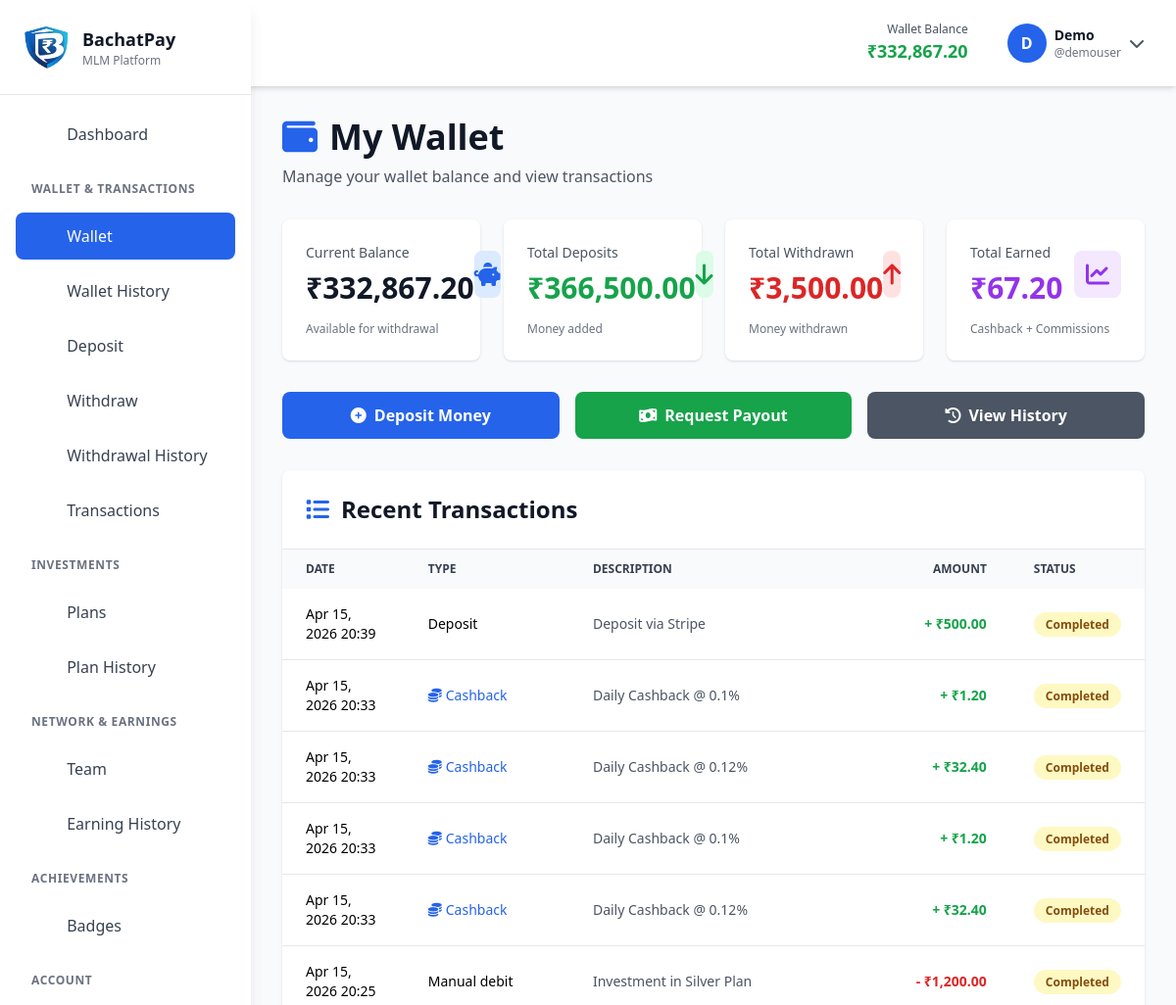
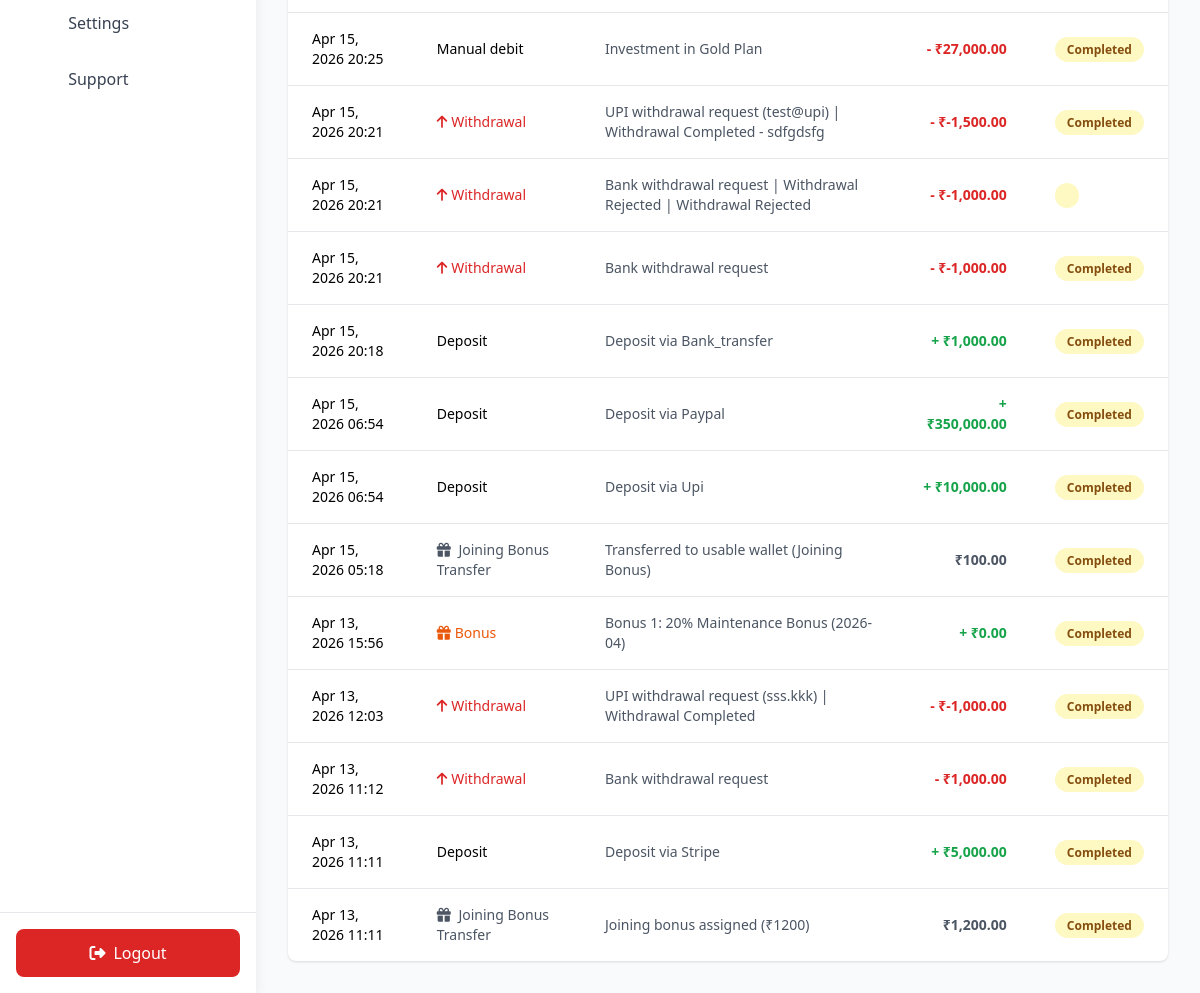
Screenshot of /wallet.php (signed in) with the database file from the repository (2 pictures, top to bottom).
### tables this page shows
CREATE TABLE `users` (
  `user_id` int(11) NOT NULL,
  `username` varchar(50) NOT NULL,
  `email` varchar(100) NOT NULL,
  `password` varchar(255) NOT NULL,
  `sponsor_id` int(11) DEFAULT NULL,
  `first_name` varchar(50) DEFAULT NULL,
  `last_name` varchar(50) DEFAULT NULL,
  `phone` varchar(15) DEFAULT NULL,
  `city` varchar(50) DEFAULT NULL,
  `state` varchar(50) DEFAULT NULL,
  `bank_account` varchar(20) DEFAULT NULL,
  `bank_name` varchar(100) DEFAULT NULL,
  `ifsc_code` varchar(20) DEFAULT NULL,
  `wallet_balance` decimal(15,2) DEFAULT 0.00,
  `total_cashback_earned` decimal(15,2) DEFAULT 0.00,
  `total_commission_earned` decimal(15,2) DEFAULT 0.00,
  `total_downline_business` decimal(15,2) DEFAULT 0.00,
  `active_investment` decimal(15,2) DEFAULT 0.00,
  `registration_date` timestamp NOT NULL DEFAULT current_timestamp(),
  `last_login` datetime DEFAULT NULL,
  `status` enum('active','inactive','suspended') DEFAULT 'active',
  `role` enum('user','admin') DEFAULT 'user',
  `reset_token` varchar(255) DEFAULT NULL,
  `reset_expires` datetime DEFAULT NULL
);

CREATE TABLE `transactions` (
  `transaction_id` int(11) NOT NULL,
  `user_id` int(11) NOT NULL,
  `transaction_type` varchar(100) NOT NULL,
  `amount` decimal(15,2) NOT NULL,
  `wallet_balance` decimal(15,2) NOT NULL,
  `description` varchar(255) DEFAULT NULL,
  `status` enum('pending','completed','cancelled') DEFAULT 'completed',
  `related_user_id` int(11) DEFAULT NULL COMMENT 'For commission: who generated the income',
  `transaction_date` timestamp NOT NULL DEFAULT current_timestamp(),
  `type` enum('daily_cashback','bonus_1','bonus_2','level_commission','withdrawal','manual_credit','manual_debit','deposit','investment','cashback','commission','bonus','roi') DEFAULT NULL COMMENT 'Legacy field'
);

### wallet.php (the view, shortened to what the rows shown need)
<?php
require_once __DIR__ . '/includes/config.php';
require_once __DIR__ . '/includes/db.php';
require_once __DIR__ . '/includes/functions.php';
$user = getCurrentUser();
$stmt = $pdo->prepare('
    SELECT
        wallet_balance,
        total_cashback_earned,
        total_commission_earned,
        (SELECT COALESCE(SUM(amount), 0) FROM deposits WHERE user_id = ? AND status = "completed") as total_deposits,
        (SELECT COALESCE(SUM(amount), 0) FROM withdrawal_requests WHERE user_id = ? AND status = "completed") as total_withdrawn
    FROM users WHERE user_id = ?
');
$stmt->execute([$user['user_id'], $user['user_id'], $user['user_id']]);
$wallet = $stmt->fetch();
$stmt = $pdo->prepare('
    SELECT * FROM transactions
    WHERE user_id = ?
    ORDER BY transaction_date DESC
    LIMIT 20
');
$stmt->execute([$user['user_id']]);
$transactions = $stmt->fetchAll();
?>
<!DOCTYPE html>
<html lang="en">
<head>
    <script src="https://cdn.tailwindcss.com"></script>
    <link rel="stylesheet" href="https://cdnjs.cloudflare.com/ajax/libs/font-awesome/6.4.0/css/all.min.css">
</head>
<body class="bg-gray-50">
    <?php require_once __DIR__ . '/includes/navbar.php'; ?>
    <div class="lg:ml-64 px-4 sm:px-6 lg:px-8 py-8">
        <div class="mb-8">
            <h1 class="text-4xl font-bold text-gray-900 mb-2">
                <i class="fas fa-wallet text-blue-600 mr-3"></i>My Wallet
            </h1>
        </div>
        <div class="grid grid-cols-1 md:grid-cols-2 lg:grid-cols-4 gap-6 mb-8">
            <div class="bg-white rounded-lg shadow p-6 wallet-card">
                <div class="flex items-center justify-between">
                    <div>
                        <p class="text-gray-600 text-sm">Current Balance</p>
                        <p class="text-3xl font-bold text-gray-900 mt-2">
                            <?php echo formatCurrency($wallet['wallet_balance']); ?>
                        </p>
                    </div>
                </div>
            </div>
            <div class="bg-white rounded-lg shadow p-6 wallet-card">
                <div class="flex items-center justify-between">
                    <div>
                        <p class="text-gray-600 text-sm">Total Earned</p>
                        <p class="text-3xl font-bold text-purple-600 mt-2">
                            <?php echo formatCurrency($wallet['total_cashback_earned'] + $wallet['total_commission_earned']); ?>
                        </p>
                    </div>
                </div>
            </div>
        </div>
        <div class="bg-white rounded-lg shadow">
            <div class="p-6 border-b border-gray-200">
                <h2 class="text-2xl font-bold text-gray-900">
                    <i class="fas fa-list mr-3 text-blue-600"></i>Recent Transactions
                </h2>
            </div>
            <div class="overflow-x-auto">
                <table class="w-full text-sm">
                    <thead class="bg-gray-50">
                        <tr>
                            <th class="px-6 py-3 text-left text-xs font-semibold text-gray-700 uppercase">Date</th>
                            <th class="px-6 py-3 text-left text-xs font-semibold text-gray-700 uppercase">Type</th>
                            <th class="px-6 py-3 text-left text-xs font-semibold text-gray-700 uppercase">Description</th>
                            <th class="px-6 py-3 text-right text-xs font-semibold text-gray-700 uppercase">Amount</th>
                            <th class="px-6 py-3 text-left text-xs font-semibold text-gray-700 uppercase">Status</th>
                        </tr>
                    </thead>
                    <tbody class="divide-y divide-gray-200">
                        <?php foreach ($transactions as $txn):
                            $type = $txn['transaction_type'] ?? '';
                            $status = $txn['status'] ?? 'completed';
                            $isDebit = strpos($type, 'withdrawal') !== false || strpos($type, 'debit') !== false;
                            $statusColor = $status === 'credited' ? 'bg-green-100 text-green-800' :
                                        ($status === 'debited' ? 'bg-red-100 text-red-800' : 'bg-yellow-100 text-yellow-800');
                        ?>
                        <tr class="hover:bg-gray-50">
                            <td class="px-6 py-4"><?php echo !empty($txn['transaction_date']) ? date('M d, Y H:i', strtotime($txn['transaction_date'])) : 'N/A'; ?></td>
                            <td class="px-6 py-4 font-medium">
                                <?php
                                $isJoiningBonus = in_array($type, ['joining_bonus', 'joining_bonus_added']);
                                ?>
                                <?php if ($isJoiningBonus): ?>
                                    <span class="text-gray-600">
                                        <i class="fas fa-gift mr-1"></i>
                                        <?php echo $type === 'joining_bonus_added' ? 'Joining Bonus Assigned' : 'Joining Bonus Transfer'; ?>
                                    </span>
                                <?php elseif (strpos($type, 'cashback') !== false): ?>
                                    <span class="text-blue-600"><i class="fas fa-coins mr-1"></i>Cashback</span>
                                <?php elseif (strpos($type, 'commission') !== false): ?>
                                    <span class="text-purple-600"><i class="fas fa-sitemap mr-1"></i>Commission</span>
                                <?php elseif (strpos($type, 'bonus') !== false): ?>
                                    <span class="text-orange-600"><i class="fas fa-gift mr-1"></i>Bonus</span>
                                <?php elseif ($type == 'withdrawal'): ?>
                                    <span class="text-red-600"><i class="fas fa-arrow-up mr-1"></i>Withdrawal</span>
                                <?php else: ?>
                                    <span><?php echo ucfirst(str_replace('_', ' ', $type)); ?></span>
                                <?php endif; ?>
                            </td>
                            <td class="px-6 py-4 text-gray-600"><?php echo htmlspecialchars($txn['description'] ?? 'N/A'); ?></td>
                            <td class="px-6 py-4 text-right font-semibold
                            <?php
                            if ($isJoiningBonus) {
                                echo 'text-gray-600';
                            } else {
                                echo $isDebit ? 'text-red-600' : 'text-green-600';
                            }
                            ?>">
                                <?php
                                if ($isJoiningBonus) {
                                    echo '';
                                } else {
                                    echo $isDebit ? '-' : '+';
                                }
                                ?>
                                <?php echo formatCurrency($txn['amount'] ?? 0); ?>
                            </td>
                            <td class="px-6 py-4">
                                <span class="px-3 py-1 rounded-full text-xs font-semibold <?php echo $statusColor; ?>">
                                    <?php echo ucfirst($status); ?>
                                </span>
                            </td>
                        </tr>
                        <?php endforeach; ?>
                    </tbody>
                </table>
            </div>
        </div>
    </div>
</body>
</html>

### includes/navbar.php (shortened to what the rows shown need)
<div id="sidebar" class="fixed left-0 top-0 h-screen w-64 bg-white shadow-lg z-50 transform -translate-x-full lg:translate-x-0 transition-transform duration-300">
    <div class="p-6 border-b">
        <div class="flex items-center space-x-3">
            <div>
                <h1 class="text-lg font-bold text-gray-900">BachatPay</h1>
            </div>
        </div>
    </div>
</div>
<nav class="bg-white shadow-md sticky top-0 z-30">
    <div class="p-4 flex justify-between items-center">
        <div class="flex items-center space-x-4">
            <div class="hidden sm:block">
                <h2 class="text-sm font-bold text-gray-900">Dashboard</h2>
            </div>
        </div>
        <div class="flex items-center space-x-6">
            <div class="hidden md:block text-right">
                <p class="text-xs text-gray-600">Wallet Balance</p>
                <p class="text-lg font-bold text-green-600"><?php echo formatCurrency($user['wallet_balance'] ?? 0); ?></p>
            </div>
            <div class="relative group">
                <button class="flex items-center space-x-2 px-4 py-2 rounded-lg hover:bg-gray-100 transition">
                    <div class="w-10 h-10 bg-blue-600 text-white rounded-full flex items-center justify-center font-bold">
                        <?php echo strtoupper(substr($user['username'] ?? 'U', 0, 1)); ?>
                    </div>
                    <div class="hidden sm:block text-left">
                        <p class="text-sm font-bold text-gray-900"><?php echo htmlspecialchars($user['first_name'] ?? $user['username'] ?? 'User'); ?></p>
                        <p class="text-xs text-gray-500">@<?php echo htmlspecialchars($user['username'] ?? 'user'); ?></p>
                    </div>
                    <i class="fas fa-chevron-down text-gray-600"></i>
                </button>
            </div>
        </div>
    </div>
</nav>

### rows the page displays
users: wallet_balance "₹332,867.20", username "D", first_name "Demo", username "demouser", formatCurrency($wallet['total_cashback_earned'] + $wallet['total_commission_earned']) "₹67.20"
transactions: transaction_date "Apr 15, 2026 20:39", transaction_type "Deposit", description "Deposit via Stripe", amount "₹500.00", status "Completed"
transactions: transaction_date "Apr 15, 2026 20:33", transaction_type "daily_cashback" (drawn), description "Daily Cashback @ 0.1%", amount "₹1.20", status "Completed"
transactions: transaction_date "Apr 15, 2026 20:33", transaction_type "daily_cashback" (drawn), description "Daily Cashback @ 0.12%", amount "₹32.40", status "Completed"
transactions: transaction_date "Apr 15, 2026 20:33", transaction_type "daily_cashback" (drawn), description "Daily Cashback @ 0.1%", amount "₹1.20", status "Completed"
transactions: transaction_date "Apr 15, 2026 20:33", transaction_type "daily_cashback" (drawn), description "Daily Cashback @ 0.12%", amount "₹32.40", status "Completed"
transactions: transaction_date "Apr 15, 2026 20:25", transaction_type "Manual debit", description "Investment in Silver Plan", amount "₹1,200.00", status "Completed"
transactions: transaction_date "Apr 15, 2026 20:25", transaction_type "Manual debit", description "Investment in Gold Plan", amount "₹27,000.00", status "Completed"
transactions: transaction_date "Apr 15, 2026 20:21", transaction_type "withdrawal" (drawn), description "UPI withdrawal request (test@upi) | Withdrawal Completed - sdfgdsfg", amount "₹-1,500.00", status "Completed"
transactions: transaction_date "Apr 15, 2026 20:21", transaction_type "withdrawal" (drawn), description "Bank withdrawal request | Withdrawal Rejected | Withdrawal Rejected", amount "₹-1,000.00"
transactions: transaction_date "Apr 15, 2026 20:21", transaction_type "withdrawal" (drawn), description "Bank withdrawal request", amount "₹-1,000.00", status "Completed"
transactions: transaction_date "Apr 15, 2026 20:18", transaction_type "Deposit", description "Deposit via Bank_transfer", amount "₹1,000.00", status "Completed"
transactions: transaction_date "Apr 15, 2026 06:54", transaction_type "Deposit", description "Deposit via Paypal", amount "₹350,000.00", status "Completed"
transactions: transaction_date "Apr 15, 2026 06:54", transaction_type "Deposit", description "Deposit via Upi", amount "₹10,000.00", status "Completed"
transactions: transaction_date "Apr 15, 2026 05:18", transaction_type "joining_bonus" (drawn), description "Transferred to usable wallet (Joining Bonus)", amount "₹100.00", status "Completed"
transactions: transaction_date "Apr 13, 2026 15:56", transaction_type "bonus_1" (drawn), description "Bonus 1: 20% Maintenance Bonus (2026-04)", amount "₹0.00", status "Completed"
transactions: transaction_date "Apr 13, 2026 12:03", transaction_type "withdrawal" (drawn), description "UPI withdrawal request (sss.kkk) | Withdrawal Completed", amount "₹-1,000.00", status "Completed"
transactions: transaction_date "Apr 13, 2026 11:12", transaction_type "withdrawal" (drawn), description "Bank withdrawal request", amount "₹1,000.00", status "Completed"
transactions: transaction_date "Apr 13, 2026 11:11", transaction_type "Deposit", description "Deposit via Stripe", amount "₹5,000.00", status "Completed"
transactions: transaction_date "Apr 13, 2026 11:11", transaction_type "joining_bonus" (drawn), description "Joining bonus assigned (₹1200)", amount "₹1,200.00", status "Completed"

### other values shown
$item['label'] "Dashboard"
$group['label'] "WALLET & TRANSACTIONS"
$item['label'] "Wallet"
$item['label'] "Wallet History"
$item['label'] "Deposit"
$item['label'] "Withdraw"
$item['label'] "Withdrawal History"
$item['label'] "Transactions"
$group['label'] "INVESTMENTS"
$item['label'] "Plans"
$item['label'] "Plan History"
$group['label'] "NETWORK & EARNINGS"
$item['label'] "Team"
$item['label'] "Earning History"
$group['label'] "ACHIEVEMENTS"
